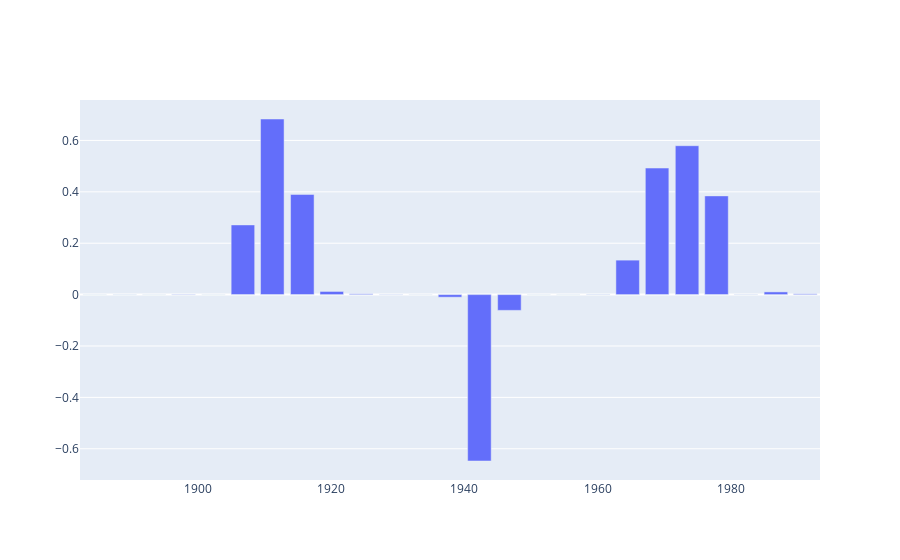

The notebook cell this image was saved under:
### Markdown cell above
Este gráfico de Prophet no contiene todos los puntos de cambio, sólo los más importantes. Si quisieramos verlos todos podemos usar el siguiente código:

### Code cell
# listamos todos los chekpoints
deltas = model.params['delta'][0]

cp = pd.DataFrame(model.changepoints) # los sacamos en un dataframe
cp['deltas'] = deltas
fig = go.Figure()

# sacamos la gráfica
fig.add_trace(go.Bar(x=cp['ds'], y=cp['deltas'], name='CPs'))

### Figure 1 — Plotly figure (JSON) as saved in the notebook; plotly's stock layout.template omitted (floating-point values rounded to 4 significant figures)
{"data": [{"name": "CPs", "type": "bar", "x": ["1884-06-30T00:00:00", "1888-12-31T00:00:00", "1893-05-31T00:00:00", "1897-10-31T00:00:00", "1902-04-30T00:00:00", "1906-09-30T00:00:00", "1911-02-28T00:00:00", "1915-08-31T00:00:00", "1920-01-31T00:00:00", "1924-06-30T00:00:00", "1928-12-31T00:00:00", "1933-05-31T00:00:00", "1937-10-31T00:00:00", "1942-03-31T00:00:00", "1946-09-30T00:00:00", "1951-02-28T00:00:00", "1955-07-31T00:00:00", "1960-01-31T00:00:00", "1964-06-30T00:00:00", "1968-11-30T00:00:00", "1973-05-31T00:00:00", "1977-10-31T00:00:00", "1982-03-31T00:00:00", "1986-09-30T00:00:00", "1991-02-28T00:00:00"], "y": [-2.253e-06, -0.0003139, -3.532e-05, -0.001024, -9.723e-06, 0.2713, 0.6835, 0.3899, 0.0123, 0.003041, -0.000558, 3.882e-05, -0.01004, -0.6476, -0.06132, -4.323e-12, -0.0001059, 0.0007251, 0.1342, 0.4925, 0.5795, 0.3842, 0.0005254, 0.01056, 0.0031]}], "layout": {}}
